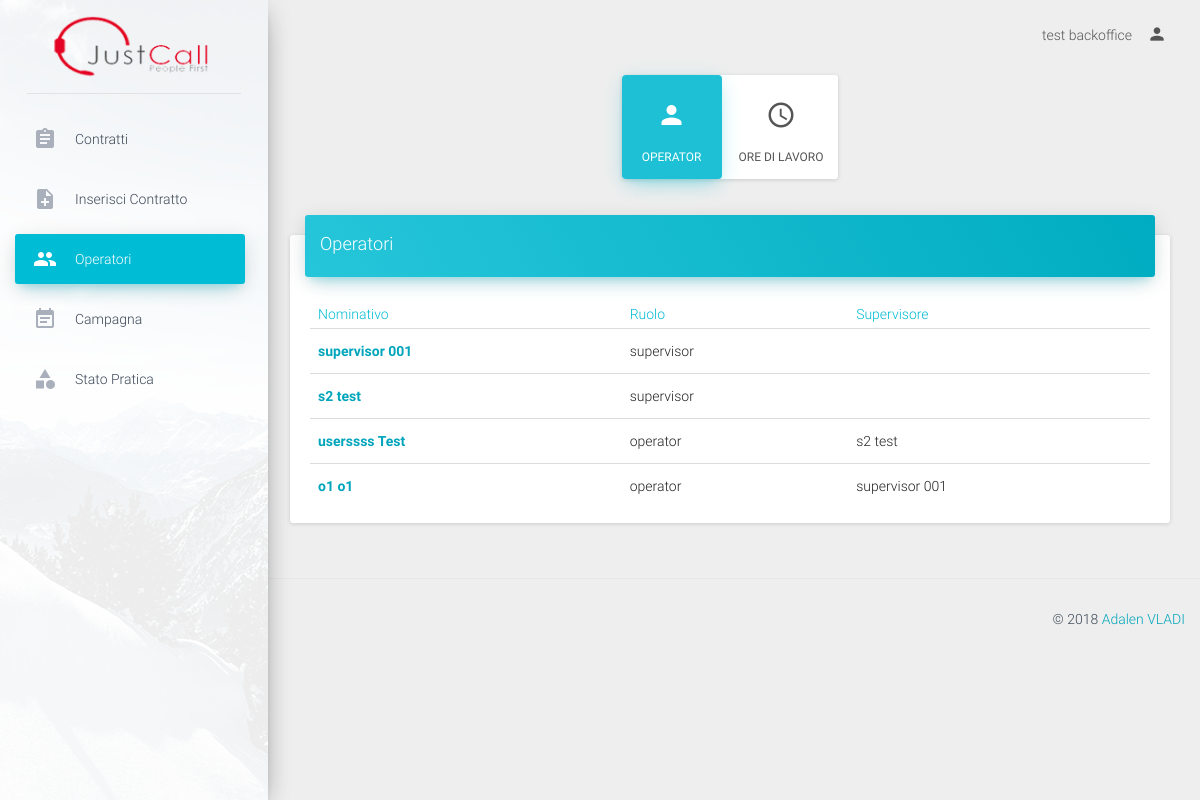
The page /backoffice/users (signed in) on the database as committed earlier.
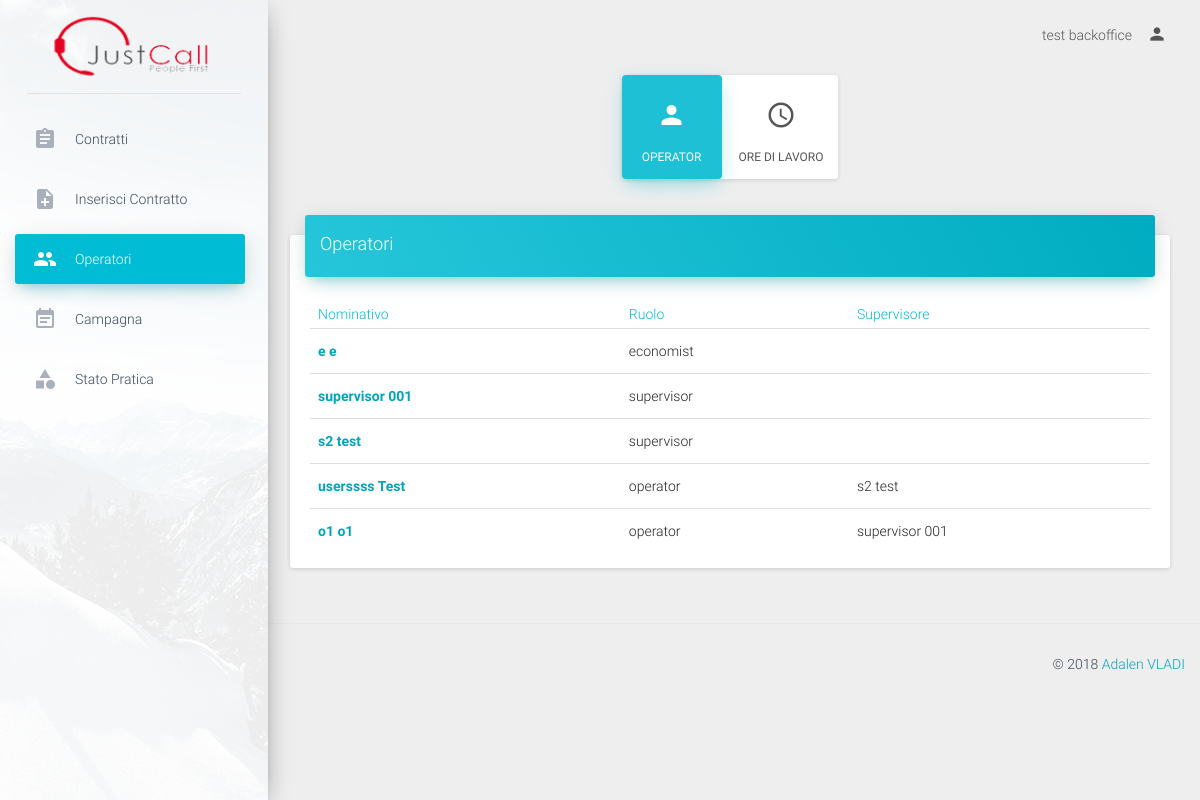
The same page on the database as committed later.
### tables this page shows
CREATE TABLE IF NOT EXISTS `users` (
  `user_id` int(11) NOT NULL AUTO_INCREMENT,
  `username` varchar(50) NOT NULL,
  `password` text NOT NULL,
  `first_name` varchar(50) NOT NULL,
  `last_name` varchar(50) NOT NULL,
  `role` enum('operator','supervisor','backoffice','admin','economist') NOT NULL DEFAULT 'operator',
  `supervisor` int(11) NOT NULL COMMENT 'user_id',
  PRIMARY KEY (`user_id`),
  KEY `user_id` (`user_id`)
);

### public/index.php (called while the page is built, shortened)
<?php
require APP . 'core/controller.php';
$app = new Application();

### application/core/controller.php (called while the page is built, shortened)
<?php
class Controller
{
    public $db = null;
    private function openDatabaseConnection()
    {
        $options = array(PDO::ATTR_DEFAULT_FETCH_MODE => PDO::FETCH_OBJ, PDO::ATTR_ERRMODE => PDO::ERRMODE_WARNING);
        $this->db = new PDO(DB_TYPE . ':host=' . DB_HOST . ';dbname=' . DB_NAME . ';charset=' . DB_CHARSET, DB_USER, DB_PASS, $options);
    }
    public function loadModel()
    {
        if (isset($_SESSION['role'])) {
            switch ($_SESSION['role']) {
                case 'backoffice':
                    require APP . 'model/backoffice.php';
                    break;
            }
        }else{
            require APP . 'model/model.php';
        }
        $this->model = new Model($this->db);
    }
}

### application/model/backoffice.php (called while the page is built, shortened)
<?php
class Model
{
    function __construct($db)
    {
        try {
            $this->db = $db;
        } catch (PDOException $e) {
            exit('Database connection could not be established.');
        }
    }
    public function getUsers(){
        $sql="SELECT * FROM users  WHERE role!='admin' AND role!='backoffice' ORDER BY role DESC";
        $query=$this->db->prepare($sql);
        $query->execute();
        return $query->fetchAll();
    }
    public function getSupervisorByOperator($user_id){
        $sql="SELECT * FROM users where user_id= :user_id LIMIT 1";
        $query=$this->db->prepare($sql);
        $query->execute(array(':user_id' =>$user_id));
        $supervisor=$query->fetch();
        if ($supervisor) {
            return $supervisor->first_name.' '.$supervisor->last_name;
        }else{
            return '';
        }
    }
}

### application/view/backoffice/users.php (the view, shortened to what this page needs)
<div class="content" style="margin-top: 20px;">
    <div class="container-fluid">
        <div class="row">
            <div class="col-md-3 ml-auto mr-auto text-center"></div>
            <div class="col-md-6 ml-auto mr-auto text-center">
                <ul style="max-width: fit-content;" class="max-width: fit-content; card nav nav-pills nav-pills-warning nav-pills-icons justify-content-center" role="tablist">
                    <li class="nav-item active">
                          <a class="nav-link" href="" role="tablist">
                              <i class="material-icons">person</i>
                              Operator
                          </a>
                    </li>
                    <li class="nav-item">
                        <a class="nav-link" href="users/workhours/<?=date('Y-m');?>" role="tablist">
                            <i class="material-icons">access_time</i>
                            Ore di Lavoro
                        </a>
                    </li>
                </ul>
            </div>
            <div class="col-md-3 ml-auto mr-auto text-center"></div>
        </div>
        <div class="row">
            <div class="col-md-12">
                <div class="card">
                    <div class="card-header" data-background-color="blue">
                        <h4 class="title">Operatori</h4>
                    </div>
                    <div class="card-content table-responsive">
                        <table class="table">
                            <thead class="text-info">
                                <th>Nominativo</th>
                                <th>Ruolo</th>
                                <th>Supervisore</th>
                            </thead>
                            <tbody>
                                <?php
                                    $output='';
                                    foreach ($users as $user) {
                                        $output.='<tr>
                                                    <td><a class="user_name_l" href="viewUser/'.$user->user_id.'">'.$user->first_name.' '.$user->last_name.'</a></td>
                                                    <td>'.$user->role.'</td>
                                                    <td>'.$this->model->getSupervisorByOperator($user->supervisor).'</td>
                                                </tr>';
                                    }
                                    echo $output;
                                 ?>
                            </tbody>
                        </table>
                    </div>
                </div>
            </div>
        </div>
    </div>
</div>

Rows that differ between the two databases and show on the page:
added users: first_name "e", last_name "e", role "economist"
